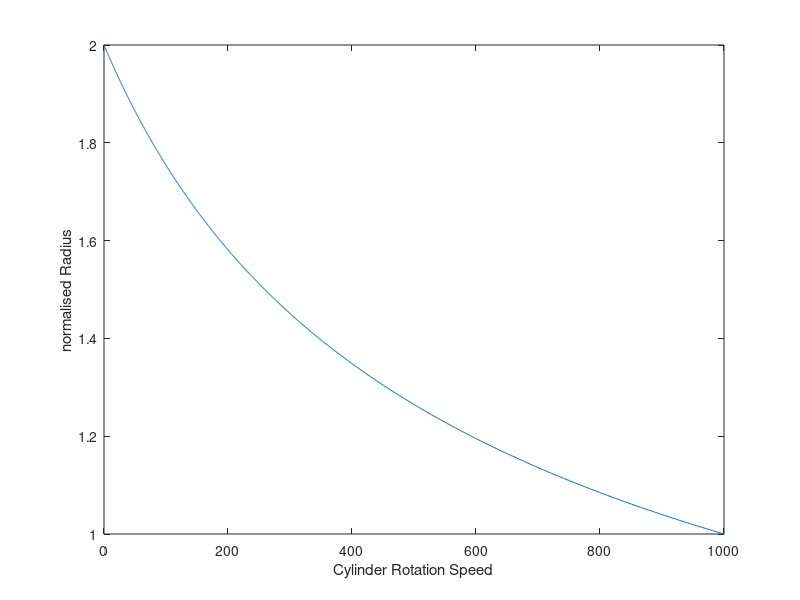
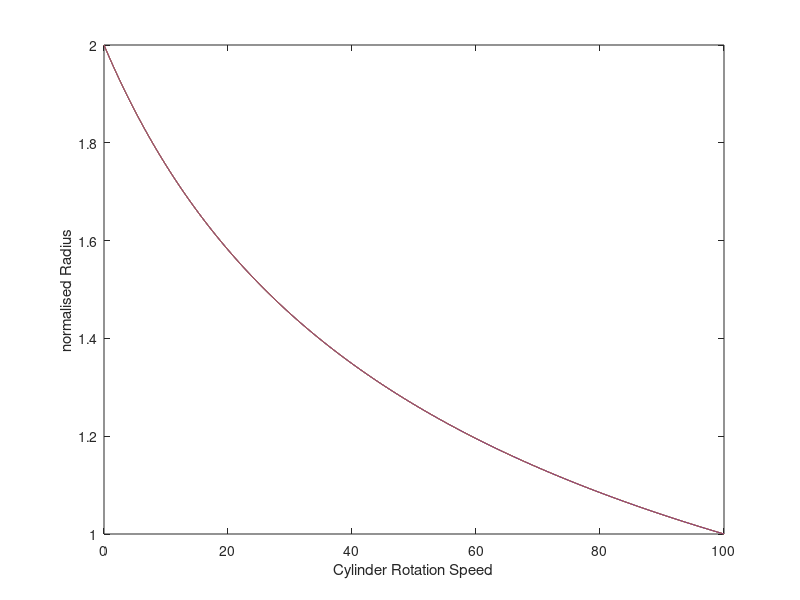

These charts were generated, in order, by the following MATLAB code:
clc
close all
%Define Cylinder

Ri = 1e-3; %Inner Cylinder Radius (m)
Ro = 2e-3; %Outer Cylinder Radius (m)

w = 100; %Inner Cylinder Rotational Speed Rad/s

%Calculation of U(Theta) Tangential Velocity

r = Ri:1e-6:Ro;

VTheta = (w*Ri)*(((Ro./r) - (r./Ro)) ./ ((Ro/Ri) - (Ri/Ro)));
VTheta2 = ((-w.*r)/(Ro.^2*((1/Ri.^2) - (1/Ro.^2)))) + ((w)./(r.*((1/Ri.^2) - (1/Ro.^2))));
UTheta = VTheta ./ r;
figure(1)
plot((UTheta/(Ri*w)),(r/Ri))
ylabel('normalised Radius')
xlabel('Cylinder Rotation Speed')


wr = w.*(1+((Ro.^2*Ri.^2)./(Ro.^2 - Ri.^2)) .* ((1./r.^2) - (1./Ri.^2)));
wr2 = ((Ri.^2 * w)/(Ri.^2 - Ro.^2)) * (1 - ((Ro./r).^2));
figure(2)
plot(wr2,r/Ri)
hold on
ylabel('normalised Radius')
xlabel('Cylinder Rotation Speed')
plot(wr,r/Ri)
plot(UTheta,r/Ri)
plot(VTheta2./r,r/Ri)